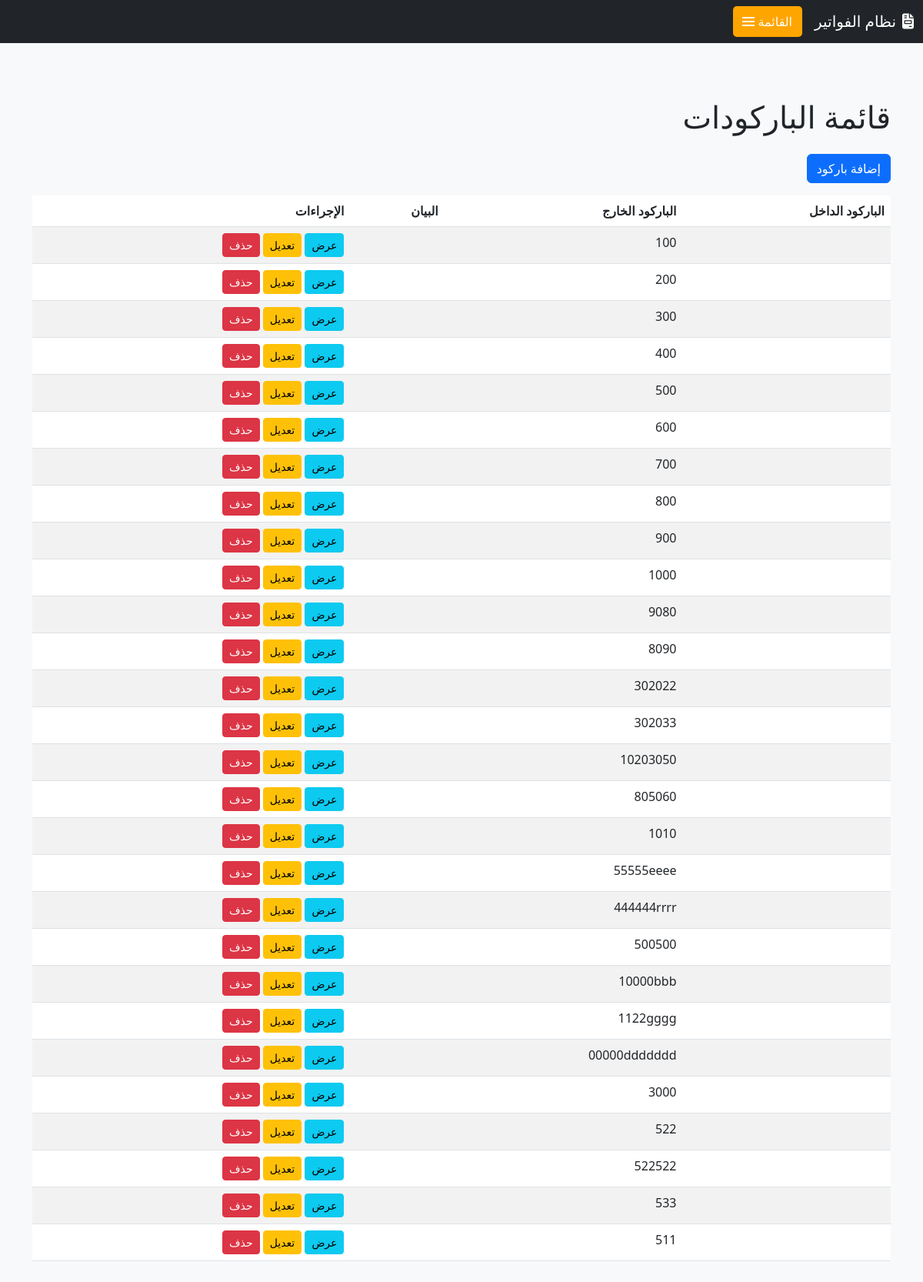
Page /invoice/barcode/ (signed in) on the committed database.
### invoice/models.py (models this page shows, shortened)
class Barcode(models.Model):
    barcode_in = models.CharField(max_length=255,  verbose_name=_("الباركود الداخل"))
    barcode_out = models.CharField(max_length=255,  blank=True, null=True, verbose_name=_("الباركود الخارج"))
    suffix = models.CharField(max_length=10, blank=True, null=True, verbose_name=_("اللاحقة"))
    notes = models.TextField(blank=True, verbose_name=_("ملاحظات"))
    uniqueId = models.CharField(max_length=100, unique=True, blank=True, null=True, verbose_name=_("الرقم المسلسل"))
    slug = models.SlugField(max_length=225, unique=True, blank=True, null=True)
    date_created = models.DateTimeField(auto_now_add=True, verbose_name=_("تاريخ الإنشاء"))
    last_updated = models.DateTimeField(auto_now=True, verbose_name=_("آخر تحديث"))
    class Meta:
        verbose_name = _('باركود')
        verbose_name_plural = _('الباركودات')

### invoice/views.py (the view)
# urls.py: path('barcode/', barcodeListView.as_view(), name='barcode_list'),
class barcodeListView(ListView):
    model = Barcode
    template_name = 'barcode/barcode_list.html'
    context_object_name = 'barcode'

### templates/barcode/barcode_list.html
{% extends 'base.html' %}
{% block content %}
<div class="container mt-5">
    <h1 class="mb-4">قائمة الباركودات </h1>
    <a href="{% url 'barcode_create' %}" class="btn btn-primary mb-3">إضافة باركود </a>
    <table class="table table-striped">
        <thead>
            <tr>
                <th>الباركود الداخل </th>
                <th>الباركود الخارج </th>
                <th>البيان</th>
                <th>الإجراءات</th>
            </tr>
        </thead>
        <tbody>
            {% for barcode in barcode %}
                <tr>
                    <td>{{ barcode.barcode_in }}</td>
                    <td>{{ barcode.barcode_out }}</td>
                    <td>{{ barcode.notes }}</td>
                    <td>
                        <a href="{% url 'barcode_detail' barcode.pk %}" class="btn btn-info btn-sm">عرض</a>
                        <a href="{% url 'barcode_update' barcode.pk %}" class="btn btn-warning btn-sm">تعديل</a>
                        <a href="{% url 'barcode_delete' barcode.pk %}" class="btn btn-danger btn-sm">حذف</a>
                    </td>
                </tr>
            {% endfor %}
        </tbody>
    </table>
</div>
{% endblock %}

### templates/base.html (style rules this page uses)
:root { --orange-color: #FFA500; --orange-hover: #e69500; --sidebar-width: 280px; }
body { padding-top: 60px; background-color: #f8f9fa; }

### rows in the picture
Barcode: barcode_out "100"
Barcode: barcode_out "200"
Barcode: barcode_out "300"
Barcode: barcode_out "400"
Barcode: barcode_out "500"
Barcode: barcode_out "600"
Barcode: barcode_out "700"
Barcode: barcode_out "800"
Barcode: barcode_out "900"
Barcode: barcode_out "1000"
Barcode: barcode_out "9080"
Barcode: barcode_out "8090"
Barcode: barcode_out "302022"
Barcode: barcode_out "302033"
Barcode: barcode_out "10203050"
Barcode: barcode_out "805060"
Barcode: barcode_out "1010"
Barcode: barcode_out "55555eeee"
Barcode: barcode_out "444444rrrr"
Barcode: barcode_out "500500"
Barcode: barcode_out "10000bbb"
Barcode: barcode_out "1122gggg"
Barcode: barcode_out "00000ddddddd"
Barcode: barcode_out "3000"
Barcode: barcode_out "522"
Barcode: barcode_out "522522"
Barcode: barcode_out "533"
Barcode: barcode_out "511"
